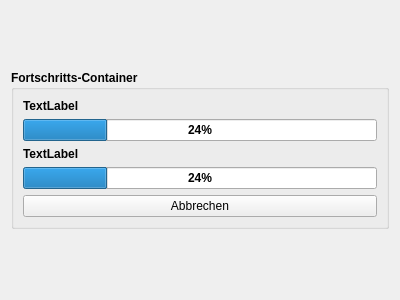
<?xml version="1.0" encoding="UTF-8"?>
<ui version="4.0">
 <class>Form</class>
 <widget class="QWidget" name="Form">
  <property name="geometry">
   <rect>
    <x>0</x>
    <y>0</y>
    <width>400</width>
    <height>300</height>
   </rect>
  </property>
  <property name="sizePolicy">
   <sizepolicy hsizetype="Preferred" vsizetype="Maximum">
    <horstretch>0</horstretch>
    <verstretch>0</verstretch>
   </sizepolicy>
  </property>
  <property name="windowTitle">
   <string>Form</string>
  </property>
  <layout class="QGridLayout" name="gridLayout">
   <item row="0" column="0">
    <widget class="QFrame" name="MainWidget">
     <property name="sizePolicy">
      <sizepolicy hsizetype="Preferred" vsizetype="Maximum">
       <horstretch>0</horstretch>
       <verstretch>0</verstretch>
      </sizepolicy>
     </property>
     <property name="frameShape">
      <enum>QFrame::NoFrame</enum>
     </property>
     <property name="frameShadow">
      <enum>QFrame::Plain</enum>
     </property>
     <layout class="QVBoxLayout" name="verticalLayout">
      <property name="leftMargin">
       <number>0</number>
      </property>
      <property name="topMargin">
       <number>0</number>
      </property>
      <property name="rightMargin">
       <number>0</number>
      </property>
      <property name="bottomMargin">
       <number>0</number>
      </property>
      <item>
       <widget class="QGroupBox" name="Group_Progress">
        <property name="sizePolicy">
         <sizepolicy hsizetype="Preferred" vsizetype="Maximum">
          <horstretch>0</horstretch>
          <verstretch>0</verstretch>
         </sizepolicy>
        </property>
        <property name="font">
         <font>
          <weight>75</weight>
          <bold>true</bold>
         </font>
        </property>
        <property name="title">
         <string>Fortschritts-Container</string>
        </property>
        <layout class="QGridLayout" name="gridLayout_11">
         <item row="0" column="1">
          <widget class="QLabel" name="Label_Progress_All">
           <property name="text">
            <string>TextLabel</string>
           </property>
           <property name="wordWrap">
            <bool>true</bool>
           </property>
          </widget>
         </item>
         <item row="1" column="1">
          <widget class="QProgressBar" name="Progress_All">
           <property name="value">
            <number>24</number>
           </property>
          </widget>
         </item>
         <item row="3" column="1">
          <widget class="QProgressBar" name="Progress_Single">
           <property name="value">
            <number>24</number>
           </property>
          </widget>
         </item>
         <item row="4" column="1">
          <widget class="QPushButton" name="But_Cancel">
           <property name="font">
            <font>
             <weight>50</weight>
             <bold>false</bold>
            </font>
           </property>
           <property name="text">
            <string>Abbrechen</string>
           </property>
          </widget>
         </item>
         <item row="2" column="1">
          <widget class="QLabel" name="Label_Progress_Single">
           <property name="text">
            <string>TextLabel</string>
           </property>
           <property name="wordWrap">
            <bool>true</bool>
           </property>
          </widget>
         </item>
        </layout>
       </widget>
      </item>
     </layout>
    </widget>
   </item>
  </layout>
 </widget>
 <resources/>
 <connections/>
</ui>
